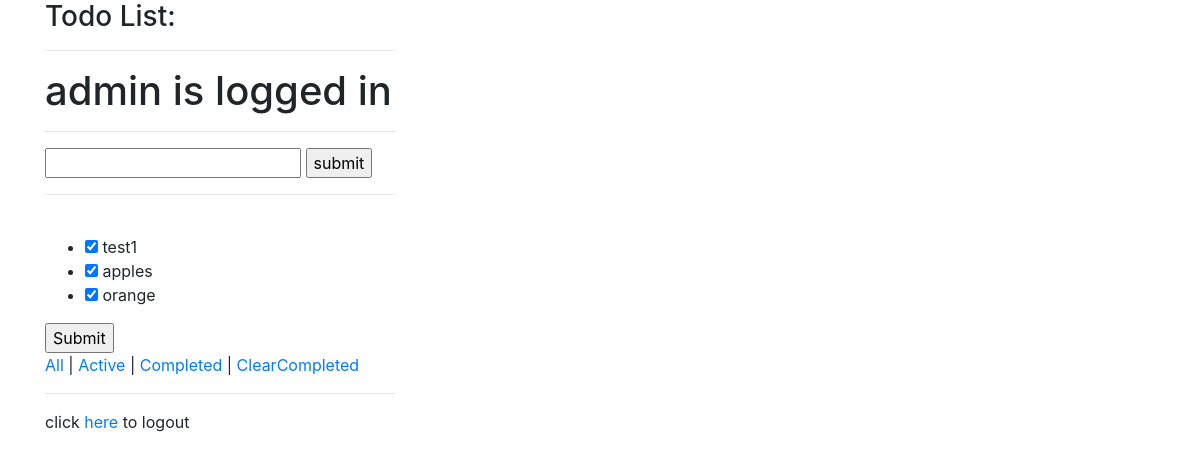
The app's page /todos/ (signed in), older data.
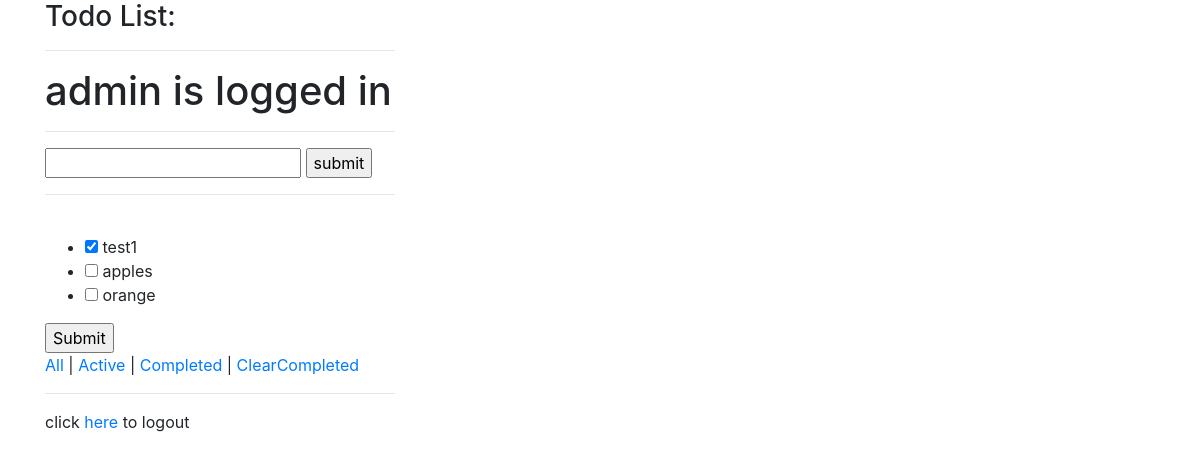
The same page, newer data.
### todos/models.py (models this page shows, shortened)
class Todo(models.Model):
    title = models.CharField(max_length=200)
    completed = models.BooleanField(null=False,default=False)
    created_at = models.DateTimeField(auto_now_add=True)
    author = models.CharField(max_length=200)

### todos/views.py (the view)
def index(request):
    print request.POST
    uname = request.session.get('uname')
    todos = Todo.objects.filter(author=uname)
    context = {
        'uname': uname,
        'todos': todos
    }
    for key, value in request.session.items(): print('{} => {}'.format(key, value))
    if request.method == 'POST':
        print request.POST
        title = request.POST.get('title','')
        author = request.POST.get('author','')
        todo = Todo(title=title,author=author)
        todo.save()
        return render(request,'index.html',context)
    else:
        return render(request,'index.html',context)

### todos/templates/index.html (shortened to what this page needs)
<!DOCTYPE html>
<html lang="en">
<head>
    <link rel="stylesheet" href="https://maxcdn.bootstrapcdn.com/bootstrap/4.0.0-beta/css/bootstrap.min.css">
</head>
<body>
<div class="container">
  <div class="row">
    <div class="col-sm-4">
<h3>Todo List:</h3><hr>
{% if request.user.is_authenticated %}
    <h1> {{request.user.username}} is logged in <hr></h1>
<form method="post" action="{% url 'index' %}">
    <input type="text" name="title" id="title"/>
    <input type="submit" value="submit" />
</form>
<hr>
<br>
<form method="post" action="{% url 'save_state'%}">
<ul>
{% for todo in todos %}
<li>
    <input class="testCheck" type="checkbox" id="{{ todo.title }}" name="{{ todo.title }}" value=""
         {% if todo.completed is True %} checked = "checked"
         {% endif %} >   {{ todo.title }}
</li>
{% endfor %}
</ul>
 <input type="submit" value="Submit">
</form>
<a href="/todos/">All </a>|
<a href="/todos/active">Active </a>|
<a href="/todos/completed">Completed </a>|
<a href="/todos/clear_completed"> ClearCompleted</a>
<hr>
click <a href="/accounts/logout/">here</a> to logout
{% endif %}
    </div></div></div>
</body>
</html>

Row changes from the older to the newer data that the page shows:
changed Todo "apples": completed "☑" → "☐"
changed Todo "orange": completed "☑" → "☐"
